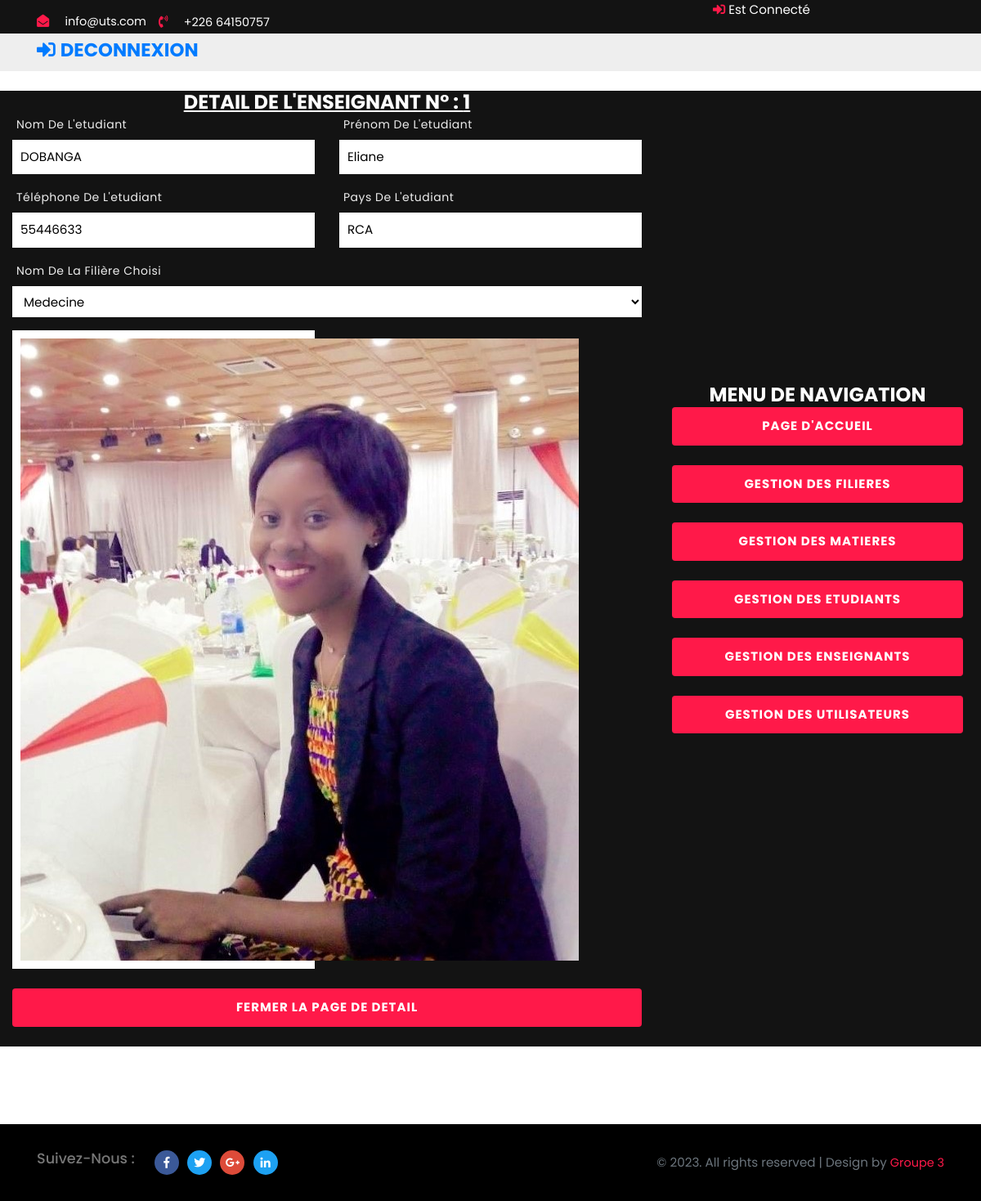
Screenshot of /view/etudiant/detail.php?IdEtudiant=1 with the database file from the repository.
### tables this page shows
CREATE TABLE `etudiant` (
  `IdEtudiant` int(11) NOT NULL,
  `IdFiliere` int(11) DEFAULT NULL,
  `NomEtudiant` varchar(254) DEFAULT NULL,
  `PrenomEtudiant` varchar(254) DEFAULT NULL,
  `TelEtudiant` int(11) DEFAULT NULL,
  `PaysEtudiant` varchar(254) NOT NULL,
  `PhotoEtudiant` varchar(254) DEFAULT NULL
);

### class/EtudiantManager.class.php (called while the page is built, shortened)
<?php
class EtudiantManager
{
  private $_db;
   public function __construct($db)
   {
       $this->_db=$db;
   }
   public function get($IdEtudiant)
   {
     $sql=$this->_db->prepare("SELECT * FROM etudiant WHERE IdEtudiant=?");
     $sql->execute(array($IdEtudiant));
     $row=$sql->fetch();
     $etud=new Etudiant($row);
     return $etud;
   }
   public function liste()
   {
     $etud=[];
     $sql=$this->_db->query("SELECT * FROM etudiant");
     $rows=$sql->fetchAll();
     foreach ($rows as $row){
     $etud[]=new Etudiant($row);
     }
     return $etud;
   }
}

### class/Etudiant.class.php (called while the page is built, shortened)
<?php
class Etudiant
{
  public function __get($propriete)
  {
       if(property_exists($this,$propriete)){
       return $this->$propriete;
    }
  }
}

### class/FiliereManager.class.php (called while the page is built, shortened)
<?php
class FiliereManager
{
  private $_db;
   public function __construct($db)
   {
       $this->_db=$db;
   }
   public function liste()
   {
     $serv=[];
     $sql=$this->_db->query("SELECT * FROM filieres");
     $rows=$sql->fetchAll();
     foreach ($rows as $row) {
     $serv[]=new Filiere($row);
     }
     return $serv;
   }
}

### class/Filiere.class.php (called while the page is built, shortened)
<?php
  class Filiere
  {
    public function __get($propriete)
    {
      if(property_exists($this,$propriete))
      {
        return $this->$propriete;
      }
    }
}

### view/etudiant/detail.php (the view, shortened to what this page needs)
<?php
$bd = bd();
$filiere = new FiliereManager($bd);
$listfilier = $filiere->liste();
$etudManager = new EtudiantManager($bd);
$etud = new Etudiant($_POST);
$etudManager->liste($etud);
if (isset($_GET['IdEtudiant'])) {
  $IdEtudiant = $_GET['IdEtudiant'];
  $value = $etudManager->get($IdEtudiant);
}
?>
<!DOCTYPE HTML>
<html lang="zxx">
<?php
include('../../include/head.php');
?>
<body>
  <?php
  include('../../include/header.php');
  ?>
  <div class="row justify-content-center align-items-center no-gutters banner-agile">
    <div class="col-lg-8">
      <div id="carouselExampleIndicators" class="carousel slide" data-ride="carousel">
        <div class="container">
          <div style="text-align: center;">
            <h4 style="color: white;"><strong><u>DETAIL DE L'ENSEIGNANT N° : <?= $value->IdEtudiant ?></u></strong></h4>
          </div>
          <form action="#" method="post" class="register-wthree">
            <div class="form-group">
              <div class="row">
                <div class="col-md-6">
                <label for="">Nom de l'etudiant</label>
                <span class="form-control"><?= $value->NomEtudiant?></span>
                </div>
                <div class="col-md-6 mt-md-0 mt-2">
                  <label for="">Prénom de l'etudiant</label>
                  <span class="form-control"><?= $value->PrenomEtudiant?></span>
                </div>
              </div>
            </div>
            <div class="form-group">
              <div class="row">
                <div class="col-md-6">
                <label for="">Téléphone de l'etudiant</label>
                  <span class="form-control"><?= $value->TelEtudiant?></span>
                </div>
                <div class="col-md-6 mt-md-0 mt-2">
                  <label for="">Pays de l'etudiant</label>
                  <span class="form-control"><?= $value->PaysEtudiant?></span>
                </div>
              </div>
            </div>
            <div class="form-group">
              <div class="row">
                <div class="col-md-12">
                  <label for="">Nom de la filière choisi</label>
                  <select class="form-control" name="matière">
                    <?php
                    foreach ($listfilier as $key) {
                    ?>
                      <option value="<?php echo $key->IdFiliere ?>"><?php echo $key->NomFiliere ?></option>;
                    <?php
                    }
                    ?>
                  </select>
                </div>
              </div>
            </div>
            <div class="row">
              <div class="col-md-6">
                <span class="form-control"><img src="<?= $value->PhotoEtudiant ?>"></span>
              </div>
            </div></br>
          </form>
          <a href="../etudiant/liste.php" class="mr-lg-3 mt-lg-0 mt-4"><button class="btn btn-agile btn-block w-30"><strong>FERMER LA PAGE DE DETAIL</strong></button></a>
        </div>
      </div>
    </div>
    <div class="col-lg-4">
      <div class="wthree-form">
        <h4 style="text-align: center;">
          <strong>
            MENU DE NAVIGATION
          </strong>
        </h4>
        <?php
        include('../../include/menu.php');
        ?>
      </div>
    </div>
  </div>
  <?php
  include('../../include/footer.php');
  ?>
</body>
</html>

### css/style.css (style rules this page uses)
html, body { font-family: 'Poppins', sans-serif; font-size: 100%; overflow-x: hidden; background: #fff; }
body a, .btn-agile { transition: 0.5s all; -webkit-transition: 0.5s all; -moz-transition: 0.5s all; -o-transition: 0.5s all; -ms-transition: 0.5s all; text-decoration: none; }
h1, h2, h3, h4, h5, h6 { margin: 0; font-family: 'Poppins', sans-serif; }
a { font-size: 0.95em; }
.btn-agile { font-size: 15px; letter-spacing: 1px; color: #fff; background: #ff1949; -webkit-box-flex: 1; -webkit-flex: 1 1 auto; -ms-flex: 1 1 auto; flex: 1 1 auto; padding: 12px 0; border: none; text-align: center; text-transform: uppercase; position: relative; overflow: hidden; transition: 0.5s all; -webkit-transition: 0.5s all; -moz-transition: 0.5s all; -o-transition: 0.5s all; -ms-transition: 0.5s all; }
.btn-agile:after { position: absolute; -webkit-transition: .3s; transition: .3s; content: ''; width: 0; left: 50%; bottom: 0; height: 3px; background: #ff1948; }
.register-form, .banner-agile { background: #131313; }
.wthree-form { padding: 0em 3em; }
.register-wthree label { color: #eee; margin-left: 5px; font-size: 14px; letter-spacing: 0.5px; text-transform: capitalize; }
.register-wthree .form-control { font-size: 0.95rem; color: #000; background-color: #fff; border: none; border-radius: 0; padding: 10px; }
.wthree-form h4 { color: #fff; text-transform: capitalize; font-size: 1.5em; }
@media screen and (max-width: 1366px) { .wthree-form { padding: 0em 1.4em; } }

### rows the page displays
etudiant: IdEtudiant "1", NomEtudiant "DOBANGA", PrenomEtudiant "Eliane", TelEtudiant "55446633", PaysEtudiant "RCA", PhotoEtudiant (picture)

### other values shown
form field matière "Medecine"
